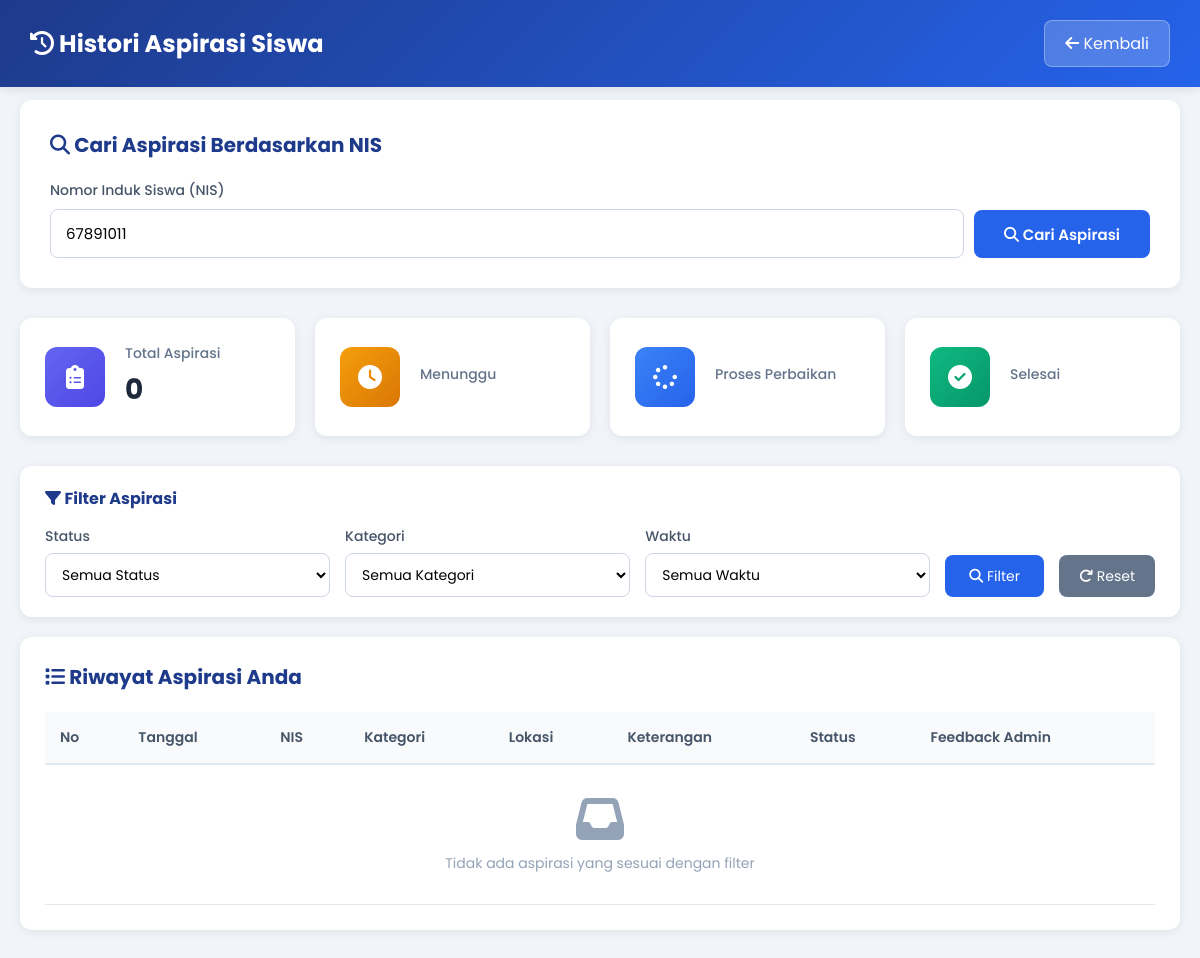
Before: /histori-aspirasi.php?nis=67891011 with the older database file.
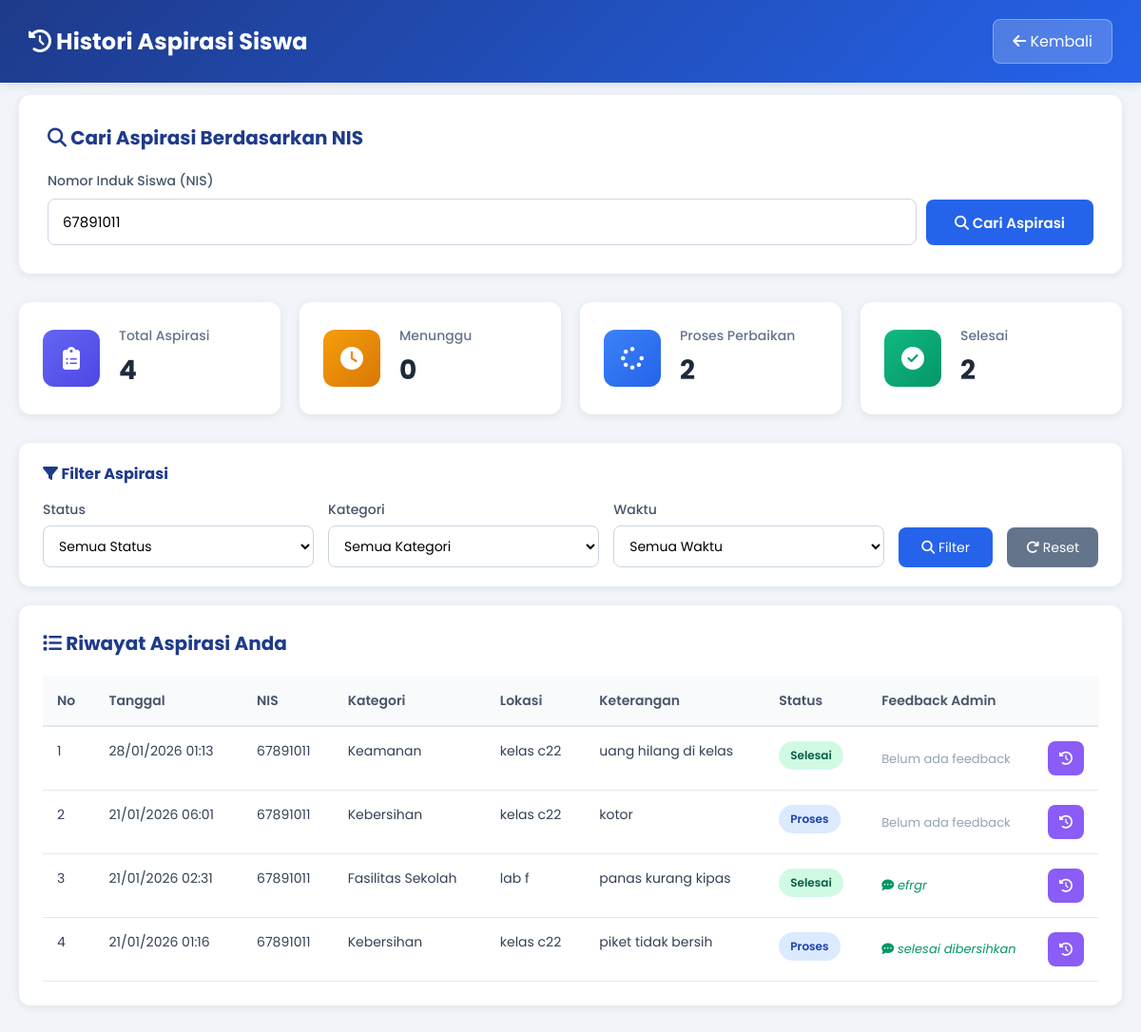
After: the same page with the newer database file.
### tables this page shows
CREATE TABLE `aspirasi` (
  `id_aspirasi` int(5) NOT NULL,
  `id_pelaporan` int(11) DEFAULT NULL,
  `nis` int(10) NOT NULL,
  `id_kategori` int(5) NOT NULL,
  `status` enum('Menunggu','Proses','Selesai') DEFAULT 'Menunggu',
  `feedback` varchar(255) DEFAULT NULL,
  `tanggal` timestamp NOT NULL DEFAULT current_timestamp()
);

CREATE TABLE `input_aspirasi` (
  `id_pelaporan` int(5) NOT NULL,
  `nis` int(10) NOT NULL,
  `id_kategori` int(5) NOT NULL,
  `lokasi` varchar(50) NOT NULL,
  `ket` varchar(50) NOT NULL,
  `tanggal` timestamp NOT NULL DEFAULT current_timestamp(),
  `status` enum('Menunggu','Proses','Selesai') DEFAULT 'Menunggu'
);

CREATE TABLE `kategori` (
  `id_kategori` int(5) NOT NULL,
  `ket_kategori` varchar(30) NOT NULL
);

### histori-aspirasi.php (the view, shortened to what this page needs)
<?php
$conn = mysqli_connect("localhost", "root", "", "dbukk_rifaya");
$limit = 10;
$page = isset($_GET['halaman']) ? (int)$_GET['halaman'] : 1;
$offset = ($page > 1) ? ($page * $limit) - $limit : 0;
$nis_search = isset($_GET['nis']) ? $_GET['nis'] : '';
$result = null;
$total_aspirasi = 0; $total_menunggu = 0; $total_proses = 0; $total_selesai = 0;
if ($nis_search) {
    $count_all = mysqli_query($conn, "SELECT
        COUNT(*) as total,
        SUM(CASE WHEN asp.status = 'Menunggu' OR asp.status IS NULL THEN 1 ELSE 0 END) as menunggu,
        SUM(CASE WHEN asp.status = 'Proses' THEN 1 ELSE 0 END) as proses,
        SUM(CASE WHEN asp.status = 'Selesai' THEN 1 ELSE 0 END) as selesai
        FROM input_aspirasi i
        LEFT JOIN aspirasi asp ON i.id_pelaporan = asp.id_pelaporan
        WHERE i.nis = '$nis_search'");
    $stats = mysqli_fetch_assoc($count_all);
    $total_aspirasi = $stats['total'];
    $total_menunggu = $stats['menunggu'];
    $total_proses = $stats['proses'];
    $total_selesai = $stats['selesai'];
    $where = ["i.nis = '$nis_search'"];
    $where_sql = "WHERE " . implode(" AND ", $where);
    $query = "SELECT i.*, IFNULL(asp.status, 'Menunggu') as status, asp.feedback, k.ket_kategori
              FROM input_aspirasi i
              LEFT JOIN aspirasi asp ON i.id_pelaporan = asp.id_pelaporan
              LEFT JOIN kategori k ON i.id_kategori = k.id_kategori
              $where_sql
              ORDER BY i.tanggal DESC
              LIMIT $offset, $limit";
    $result = mysqli_query($conn, $query);
}
?>
<!DOCTYPE html>
<html lang="id">
<head>
<link rel="stylesheet" href="https://cdnjs.cloudflare.com/ajax/libs/font-awesome/6.5.1/css/all.min.css">
</head>
<body>
<div class="header">
  <h1><i class="fas fa-history"></i> Histori Aspirasi Siswa</h1>
  <a href="index.php" class="back-btn"><i class="fas fa-arrow-left"></i> Kembali</a>
</div>
<div class="container">
  <div class="search-section">
    <h2><i class="fas fa-search"></i> Cari Aspirasi Berdasarkan NIS</h2>
    <form method="GET" class="search-form">
      <div class="search-group">
        <label for="nis">Nomor Induk Siswa (NIS)</label>
        <div style="display: flex; gap: 10px; align-items: flex-end;">
          <input
            type="number"
            name="nis"
            id="nis"
            placeholder="Masukkan NIS Anda"
            value="<?= htmlspecialchars($nis_search) ?>"
            required
            min="0"
            pattern="[0-9]*"
            inputmode="numeric"
            style="flex: 1;">
          <button type="submit" class="search-btn">
            <i class="fas fa-search"></i> Cari Aspirasi
          </button>
        </div>
      </div>
    </form>
  </div>
  <?php if ($nis_search) { ?>
  <div class="cards">
    <div class="card">
      <div class="card-icon total">
        <i class="fas fa-clipboard-list"></i>
      </div>
      <div class="card-content">
        <h3>Total Aspirasi</h3>
        <p><?= $total_aspirasi ?></p>
      </div>
    </div>
    <div class="card">
      <div class="card-icon menunggu">
        <i class="fas fa-clock"></i>
      </div>
      <div class="card-content">
        <h3>Menunggu</h3>
        <p><?= $total_menunggu ?></p>
      </div>
    </div>
    <div class="card">
      <div class="card-icon proses">
        <i class="fas fa-spinner"></i>
      </div>
      <div class="card-content">
        <h3>Proses Perbaikan</h3>
        <p><?= $total_proses ?></p>
      </div>
    </div>
    <div class="card">
      <div class="card-icon selesai">
        <i class="fas fa-check-circle"></i>
      </div>
      <div class="card-content">
        <h3>Selesai</h3>
        <p><?= $total_selesai ?></p>
      </div>
    </div>
  </div>
  <div class="filter-section">
    <h3><i class="fas fa-filter"></i> Filter Aspirasi</h3>
    <form method="GET" class="filter-form">
      <div class="filter-group">
        <label for="status">Status</label>
        <select name="status" id="status">
          <option value="">Semua Status</option>
        </select>
      </div>
      <div class="filter-group">
        <label for="kategori">Kategori</label>
        <select name="kategori" id="kategori">
          <option value="">Semua Kategori</option>
        </select>
      </div>
      <div class="filter-group">
        <label for="waktu">Waktu</label>
        <select name="waktu" id="waktu">
          <option value="">Semua Waktu</option>
        </select>
      </div>
      <div class="filter-buttons">
        <button type="submit" class="filter-btn">
          <i class="fas fa-search"></i> Filter
        </button>
        <a href="histori-aspirasi.php?nis=<?= htmlspecialchars($nis_search) ?>" class="reset-btn">
          <i class="fas fa-redo"></i> Reset
        </a>
      </div>
    </form>
  </div>
  <div class="table-section">
    <h2><i class="fas fa-list"></i> Riwayat Aspirasi Anda</h2>
    <div class="table-wrapper">
      <table>
        <thead>
          <tr>
            <th>No</th>
            <th>Tanggal</th>
            <th>NIS</th>
            <th>Kategori</th>
            <th>Lokasi</th>
            <th>Keterangan</th>
            <th>Status</th>
            <th>Feedback Admin</th>
          </tr>
        </thead>
        <tbody>
          <?php
          if (mysqli_num_rows($result) > 0) {
            $no = $offset + 1;
            while ($row = mysqli_fetch_assoc($result)) {
              $status_class = strtolower($row['status']);
          ?>
          <tr>
            <td><?= $no++ ?></td>
            <td><?= date('d/m/Y H:i', strtotime($row['tanggal'])) ?></td>
            <td><?= $row['nis'] ?></td>
            <td><?= $row['ket_kategori'] ?></td>
            <td><?= $row['lokasi'] ?></td>
            <td>
              <div class="ket-text" title="<?= htmlspecialchars($row['ket']) ?>">
                <?= htmlspecialchars($row['ket']) ?>
              </div>
            </td>
            <td>
              <span class="status-badge <?= $status_class ?>">
                <?= $row['status'] ?>
              </span>
            </td>
            <td>
              <div class="feedback-container">
                <div style="flex: 1;">
                  <?php if (!empty($row['feedback'])) { ?>
                    <div class="feedback-text">
                      <i class="fas fa-comment-dots"></i> <?= htmlspecialchars($row['feedback']) ?>
                    </div>
                  <?php } else { ?>
                    <span style="color: #94a3b8; font-size: 13px;">Belum ada feedback</span>
                  <?php } ?>
                </div>
                <i class="fas fa-history histori-icon" onclick="openHistoriModal('<?= $row['id_pelaporan'] ?>')" title="Lihat Histori"></i>
              </div>
            </td>
          </tr>
          <?php
            }
          } else { ?>
          <tr>
            <td colspan="8" style="text-align: center; padding: 30px; color: #94a3b8;">
              <i class="fas fa-inbox" style="font-size: 48px; margin-bottom: 10px; display: block;"></i>
              Tidak ada aspirasi yang sesuai dengan filter
            </td>
          </tr>
          <?php } ?>
        </tbody>
      </table>
    </div>
  </div>
  <?php } ?>
</div>
</body>
</html>

Changed rows visible on the page:
added aspirasi: id_pelaporan.tanggal "28/01/2026 01:13", id_pelaporan.nis "67891011", id_kategori.ket_kategori "Keamanan", id_pelaporan.lokasi "kelas c22", id_pelaporan.ket "uang hilang di kelas", status "Selesai", feedback "Belum ada feedback"
added aspirasi: id_pelaporan.tanggal "21/01/2026 06:01", id_pelaporan.nis "67891011", id_kategori.ket_kategori "Kebersihan", id_pelaporan.lokasi "kelas c22", id_pelaporan.ket "kotor", status "Proses", feedback "Belum ada feedback"
added aspirasi: id_pelaporan.tanggal "21/01/2026 02:31", id_pelaporan.nis "67891011", id_kategori.ket_kategori "Fasilitas Sekolah", id_pelaporan.lokasi "lab f", id_pelaporan.ket "panas kurang kipas", status "Selesai", feedback "efrgr"
added aspirasi: id_pelaporan.tanggal "21/01/2026 01:16", id_pelaporan.nis "67891011", id_kategori.ket_kategori "Kebersihan", id_pelaporan.lokasi "kelas c22", id_pelaporan.ket "piket tidak bersih", status "Proses", feedback "selesai dibersihkan"
Other visible differences:
$total_aspirasi: "0" → "4"
$total_menunggu: (not shown) → "0"
$total_proses: (not shown) → "2"
$total_selesai: (not shown) → "2"
text no longer shown: "Tidak ada aspirasi yang sesuai dengan filter"
